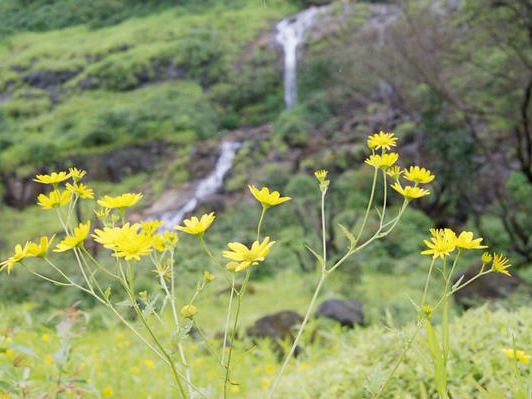
#> input picture images/Test image 5.png, 532 x 399 px
$ python gen_bokeh_image.py   (older library calls are emulated)
#> lines starting #> are read from the running program, lines starting #| are printed output that depends on the picture; after the words box and inside, x2 and y2 are one past the last pixel; in counts of white or black regions, pixels touching at a corner belong together
### closed_form_matting.py
"""Implementation of Closed-Form Matting.

This module implements natural image matting method described in:
    Levin, Anat, Dani Lischinski, and Yair Weiss. "A closed-form solution to natural image matting."
    IEEE Transactions on Pattern Analysis and Machine Intelligence 30.2 (2008): 228-242.

The code can be used in two ways:
    1. By importing solve_foregound_background in your code:
        ```
            import closed_form_matting
            ...
            # For scribles input
            alpha = closed_form_matting.closed_form_matting_with_scribbles(image, scribbles)

            # For trimap input
            alpha = closed_form_matting.closed_form_matting_with_trimap(image, trimap)

            # For prior with confidence
            alpha = closed_form_matting.closed_form_matting_with_prior(
                image, prior, prior_confidence, optional_const_mask)

            # To get Matting Laplacian for image
            laplacian = compute_laplacian(image, optional_const_mask)
        ```
    2. From command line:
        ```
            # Scribbles input
            ./closed_form_matting.py input_image.png -s scribbles_image.png  -o output_alpha.png

            # Trimap input
            ./closed_form_matting.py input_image.png -t scribbles_image.png  -o output_alpha.png

            # Add flag --solve-fg to compute foreground color and output RGBA image instead
            # of alpha.
        ```
"""

from __future__ import division

import logging

import cv2
import numpy as np
from numpy.lib.stride_tricks import as_strided
import scipy.sparse
import scipy.sparse.linalg


def _rolling_block(A, block=(3, 3)):
    """Applies sliding window to given matrix."""
    shape = (A.shape[0] - block[0] + 1, A.shape[1] - block[1] + 1) + block
    strides = (A.strides[0], A.strides[1]) + A.strides
    return as_strided(A, shape=shape, strides=strides)


def compute_laplacian(img, mask=None, eps=10**(-7), win_rad=1):
    """Computes Matting Laplacian for a given image.

    Args:
        img: 3-dim numpy matrix with input image
        mask: mask of pixels for which Laplacian will be computed.
            If not set Laplacian will be computed for all pixels.
        eps: regularization parameter controlling alpha smoothness
            from Eq. 12 of the original paper. Defaults to 1e-7.
        win_rad: radius of window used to build Matting Laplacian (i.e.
            radius of omega_k in Eq. 12).
    Returns: sparse matrix holding Matting Laplacian.
    """

    win_size = (win_rad * 2 + 1) ** 2
    h, w, d = img.shape
    # Number of window centre indices in h, w axes
    c_h, c_w = h - 2 * win_rad, w - 2 * win_rad
    win_diam = win_rad * 2 + 1

    indsM = np.arange(h * w).reshape((h, w))
    ravelImg = img.reshape(h * w, d)
    win_inds = _rolling_block(indsM, block=(win_diam, win_diam))

    win_inds = win_inds.reshape(c_h, c_w, win_size)
    if mask is not None:
        mask = cv2.dilate(
            mask.astype(np.uint8),
            np.ones((win_diam, win_diam), np.uint8)
        ).astype(np.bool)
        win_mask = np.sum(mask.ravel()[win_inds], axis=2)
        win_inds = win_inds[win_mask > 0, :]
    else:
        win_inds = win_inds.reshape(-1, win_size)


    winI = ravelImg[win_inds]

    win_mu = np.mean(winI, axis=1, keepdims=True)
    win_var = np.einsum('...ji,...jk ->...ik', winI, winI) / win_size - np.einsum('...ji,...jk ->...ik', win_mu, win_mu)

    inv = np.linalg.inv(win_var + (eps/win_size)*np.eye(3))

    X = np.einsum('...ij,...jk->...ik', winI - win_mu, inv)
    vals = np.eye(win_size) - (1.0/win_size)*(1 + np.einsum('...ij,...kj->...ik', X, winI - win_mu))

    nz_indsCol = np.tile(win_inds, win_size).ravel()
    nz_indsRow = np.repeat(win_inds, win_size).ravel()
    nz_indsVal = vals.ravel()
    L = scipy.sparse.coo_matrix((nz_indsVal, (nz_indsRow, nz_indsCol)), shape=(h*w, h*w))
    return L


# [54 lines left out: functions closed_form_matting_with_prior, closed_form_matting_with_trimap, closed_form_matting_with_scribbles, not called in this run]


closed_form_matting = closed_form_matting_with_trimap

# [37 lines left out: function main, not called in this run]


# [2 lines that do not run on import are left out]

### face_detection.py
import cv2
import numpy as np

def get_face(img_path):
	img_orig = cv2.imread(img_path)
	nC = img_orig.shape[1]
	img_scale = min(1.0, 400.0/nC)
	width, height = img_orig.shape[1]*img_scale, img_orig.shape[0]*img_scale
	img = cv2.resize(img_orig, (int(width), int(height)))
	face_cascade = cv2.CascadeClassifier('haarcascade_frontalface_default.xml')

	gray = cv2.cvtColor(img, cv2.COLOR_BGR2GRAY)
	faces = face_cascade.detectMultiScale(gray, 1.3, 5)
	mask = None
	face_mask = None

	for (x, y, w, h) in faces:
		face_mask = cv2.rectangle(np.zeros((img.shape[0], img.shape[1])), (x, y-int(0.3*h)), (x+w, y+h), (255, 0, 0), cv2.FILLED)
		img = cv2.rectangle(img, (x, y-int(0.3*h)), (x+w, y+h), (255, 0, 0), 2)
		roi_gray = gray[y-int(0.3*h):y+h, x:x+w]
		roi_color = img[y-int(0.3*h):y+h, x:x+w]

	if len(faces) != 0:
		face_mask = np.where(face_mask==255, 1, 0)
		inverse_face_mask = np.where(face_mask==1, 0, 1)
		return (len(faces), face_mask.astype("uint8"), inverse_face_mask.astype("uint8"))

	return (0, None, None)

### gen_bokeh_image.py
import cv2
import sys
import numpy as np
import scipy.signal

import face_detection
import closed_form_matting


def im2double(im):
	min_val = np.min(im.ravel())
	max_val = np.max(im.ravel())
	out = (im.astype('float') -min_val) / (max_val-min_val)
	return out


def rgb2gray(rgb):
	return np.dot(rgb[...,:3], [0.2989, 0.5870, 0.1140][::-1])


def generate_bokeh_image(img_path):
#> called with img_path = 'images/Test image 5.png'
	blur_sigma = 1
	dBlur_thresh = 3
	upSample_type = 'linear'

	# Load Image
	img_orig = cv2.imread(img_path)
#> img_orig is the input picture: shape (399, 532, 3); mean B, G, R 99, 145.6, 135.5

	# Resize Image
	nC = img_orig.shape[1]
#> nC = 532
	img_scale = min(1.0, 400.0/nC)
#> img_scale = 0.752
	width, height = img_orig.shape[1]*img_scale, img_orig.shape[0]*img_scale
#> width = 400; height = 300
	img_orig = cv2.resize(img_orig, (int(width), int(height)))
#> img_orig: shape (300, 400, 3)
	cv2.imshow('Original Image After Resizing', img_orig)
	cv2.waitKey()

	# Process Image
	img = rgb2gray(im2double(img_orig))
#> in im2double, `min_val = np.min(im.ravel())`: min_val = 0
#> in im2double, `max_val = np.max(im.ravel())`: max_val = 255

	# Get original image.
	ix = img

	# Get re-blurred image
	ixx = cv2.GaussianBlur(ix, (4*blur_sigma+1, 4*blur_sigma+1), blur_sigma)

	# Get gradient of original image
	gx_ix = cv2.Sobel(ix, cv2.CV_64F, 1, 0)
	gy_ix = cv2.Sobel(ix, cv2.CV_64F, 0, 1)
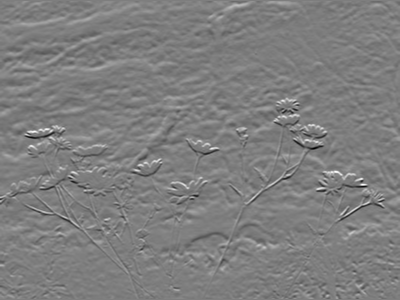
#> gy_ix: shape (300, 400) float64; min -2.61, max 2.65, mean 0.00739; drawn with min black and max white
	gm_ix = np.sqrt(np.power(gx_ix, 2) + np.power(gy_ix, 2))

	# Get gradient of re-blurred image
	gx_ixx = cv2.Sobel(ixx, cv2.CV_64F, 1, 0)
	gy_ixx = cv2.Sobel(ixx, cv2.CV_64F, 0, 1)
	gm_ixx = np.sqrt(np.power(gx_ixx, 2) + np.power(gy_ixx, 2))

	# Get gradient ratio
	R = np.divide(gm_ix, gm_ixx, out=np.zeros_like(gm_ix), where=gm_ixx != 0)
	R = np.where(R<=1, 1, R)

	# Get defocus blur
	P = np.sqrt(np.square(R)-1)
	DB = np.divide(float(blur_sigma), P, where=P != 0)
	DB = np.where(R<=1, 0, DB)
	DB = scipy.signal.medfilt2d(DB.astype('float32'), 3)
	DB = np.where(DB>dBlur_thresh, dBlur_thresh, DB)

	# Get edges
	slice1copy = scipy.ndimage.imread(img_path, 0)
	slice1copy = scipy.ndimage.zoom(slice1copy, (img_scale, img_scale, 1))
#> slice1copy: shape (300, 400, 3)
	bw = cv2.Canny(slice1copy, 50, 100)
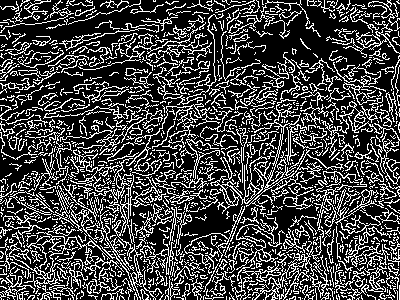
#> bw: shape (300, 400); 26.4% white in thin lines or dots
	bw = im2double(bw)
#> in im2double (call 2), `out = (im.astype('float') -min_val) / (max_val-min_val)`: out: shape (300, 400) float64; values 0 (black) and 1 (white), 26.4% white in thin lines or dots
	cv2.imshow('Edge Detection', bw)
	cv2.waitKey()

	# Get defocus blur only along the edges
	DB_edge = np.multiply(DB, bw)
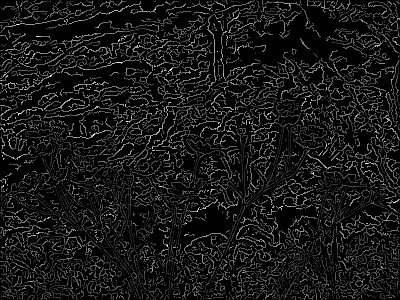
#> DB_edge: shape (300, 400) float64; min 0, max 3, mean 0.263; drawn with min black and max white

	# Remove outliers
	DBtemp = np.reshape(DB_edge, (-1))
	DBtemp = DBtemp[~np.isnan(DBtemp)]
	DBtemp = np.sort(DBtemp)
	thresh_DBedge = np.mean(DBtemp) + 6*np.std(DBtemp)
#> thresh_DBedge = 3.2
	DB_edge = np.where(DB_edge>thresh_DBedge, thresh_DBedge, DB_edge)
	DB_edge = (DB_edge - np.min(DB_edge))
	DB_edge = DB_edge / (np.max(DB_edge))
	cv2.imshow('Sparse Defcous Map', DB_edge)
	cv2.waitKey()

	# Apply bilateral filtering
	DB_edge_BF = cv2.bilateralFilter(DB_edge.astype(np.float32), 21, 5, 0.3)
	cv2.imshow('Sparse Defcous Map With Bilateral Filter', DB_edge_BF)
	cv2.waitKey()

	# Get Matting-Laplacian matrix
	print("Calculating Matting-Laplacian matrix")
	h, w = bw.shape[0], bw.shape[1]
#> h = 300; w = 400
	img_lap = (img_orig - np.min(img_orig)) / (np.max(img_orig) - np.min(img_orig))
	L = closed_form_matting.compute_laplacian(img_lap)
#> in compute_laplacian, `win_inds = _rolling_block(indsM, block=(win_diam, win_diam))`:
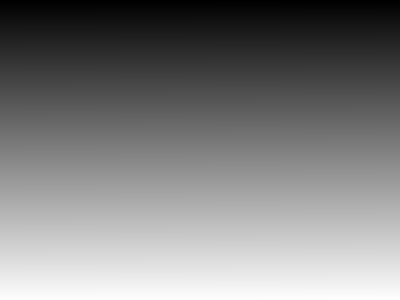
#> indsM: shape (300, 400) int64; min 0, max 119999, mean 59999.5; drawn with min black and max white

	# Get Full Defocus map
	l = 0.005
	bwReshape = np.reshape(bw, (h*w, 1))
	DBReshape = np.reshape(DB_edge_BF, (h*w, 1))
	DBReshape = np.where(np.isnan(DBReshape), 0, DBReshape)

	vec = np.reshape(bwReshape, (-1))
	o = np.arange(0, len(vec))
	D = scipy.sparse.csc_matrix((vec, (o, o)), shape=(len(vec), len(vec)))

	A = (L+l*D)
	B = l*((scipy.sparse.csc_matrix(D @ DBReshape)))
	DBss = scipy.sparse.linalg.spsolve(A,B)
	DBss = np.reshape(DBss, (h, w))
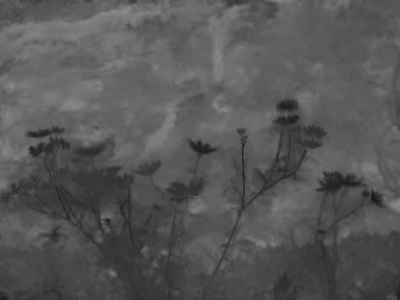
#> DBss: shape (300, 400) float64; min 0.079, max 0.551, mean 0.34
	DB_fullMP = DBss
	cv2.imshow('Full Defocus Map', DB_fullMP)
	cv2.waitKey()

	# Perform post processing
	step_count = 3
	step_interval = np.linspace(np.min(DB_fullMP), np.max(DB_fullMP), step_count)
#> step_interval = [0.079, 0.315, 0.551]

	blur_sigma = [2, 5, 10]
	for i in range(step_count-1):
		blur_mask = np.zeros((h, w))
		blur_mask_a = np.where(DB_fullMP>=step_interval[i], 1, 0)
		blur_mask_b = np.where(DB_fullMP<step_interval[i+1], 1, 0)
		blur_mask = np.logical_and(blur_mask_a, blur_mask_b)
		blur_mask = blur_mask.astype('uint8')
		if i==0:
			section_after_blur = cv2.bitwise_and(img_orig, img_orig, mask=blur_mask)
			bokeh_img = section_after_blur
			cv2.imshow('Foreground Image', bokeh_img)
			cv2.waitKey()
		else:
			orig_img_after_blur = cv2.GaussianBlur(img_orig, (blur_sigma[1], blur_sigma[1]), blur_sigma[1], borderType = cv2.BORDER_REPLICATE)
			section_after_blur = cv2.bitwise_and(orig_img_after_blur, orig_img_after_blur, mask=blur_mask)
			cv2.imshow('Background Image', section_after_blur)
			cv2.waitKey()
			bokeh_img = bokeh_img + section_after_blur
#> this loop made 2 passes
#> pass 1, in generate_bokeh_image, `section_after_blur = cv2.bitwise_and(img_orig, img_orig, mask=blur_mask)`:
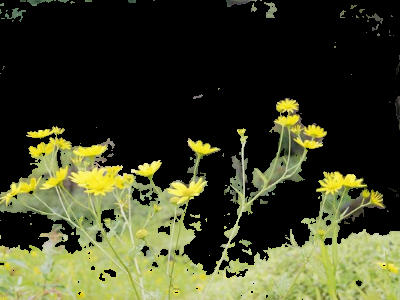
#> section_after_blur: shape (300, 400, 3); mean B, G, R 37.6, 65.7, 62.8
#> after the loop: blur_mask_a: shape (300, 400) int64; values 0 (black) and 1 (white), 64.4% white; 85 black regions (66 under 20 px), largest, box (x1, y1, x2, y2) and area: (0, 98, 400, 300) 41501, (264, 2, 277, 18) 118, (226, 0, 257, 7) 116
#> after the loop:
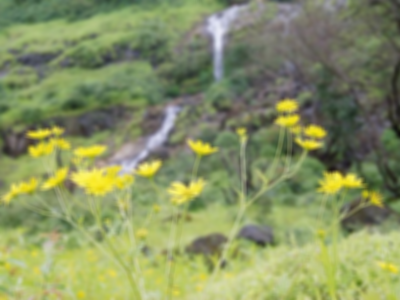
#> orig_img_after_blur: shape (300, 400, 3); mean B, G, R 98.9, 145.5, 135.4

	cv2.imshow('Bokeh Image', bokeh_img)
	cv2.waitKey()

	# Face protection
	(num_faces, face_mask, inverse_face_mask) = face_detection.get_face(img_path)
#> in get_face, `faces = face_cascade.detectMultiScale(gray, 1.3, 5)`: faces = ()
	if num_faces != 0:
		face_1 = cv2.bitwise_and(img_orig, img_orig, mask=face_mask)
		not_face = cv2.bitwise_and(bokeh_img, bokeh_img, mask=inverse_face_mask)
		final_img = face_1 + not_face
	else:
		final_img = bokeh_img
	cv2.imshow('Bokeh Image After Face Protection', final_img)
	cv2.waitKey()
	cv2.destroyAllWindows()


if __name__=='__main__':
	args = sys.argv
	if len(args) > 1:
		img_path = args[1]
	else:
		img_path = 'images/Test image 5.png'
	generate_bokeh_image(img_path)
